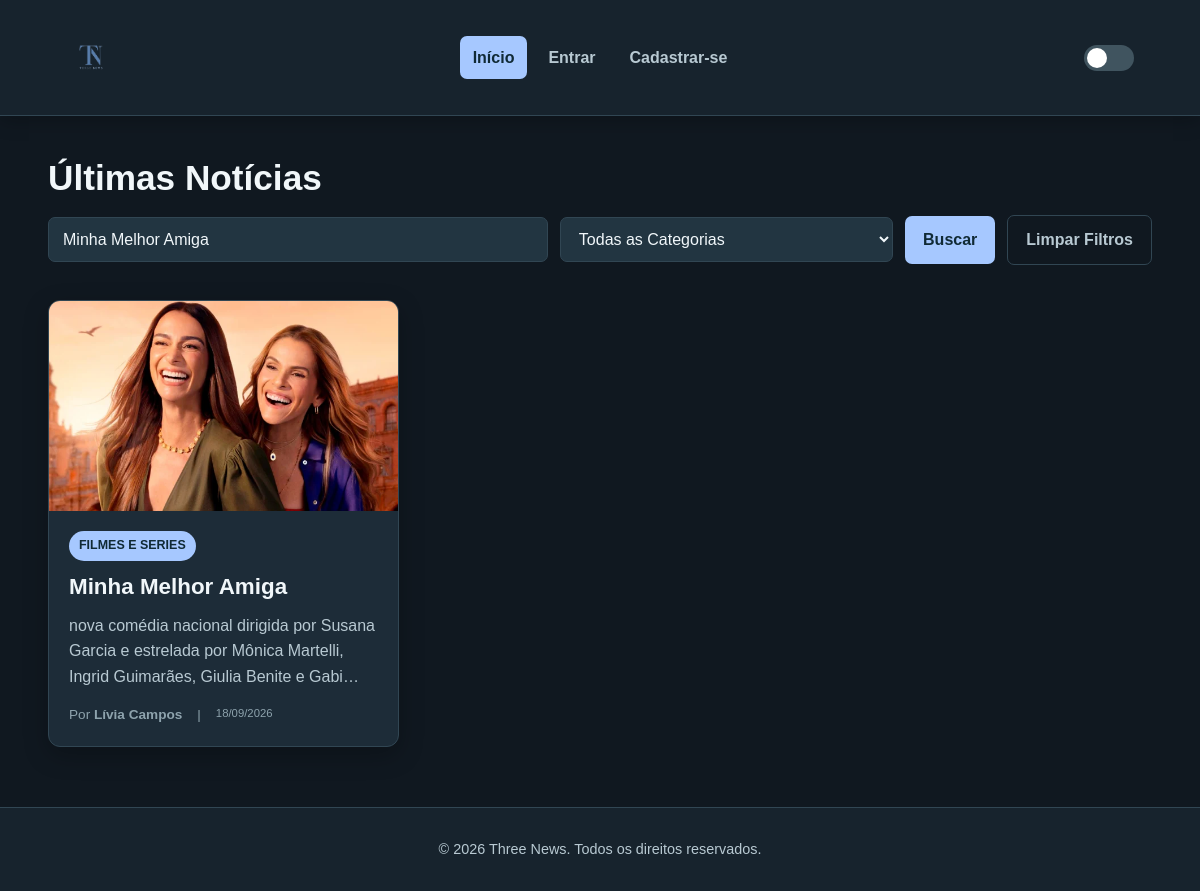
/index.php?busca=Minha Melhor Amiga, run on the app's committed database.
### tables this page shows
CREATE TABLE `noticias` (
  `id_noticia` int NOT NULL,
  `titulo` varchar(255) NOT NULL,
  `resumo` varchar(500) DEFAULT NULL,
  `conteudo` mediumtext NOT NULL,
  `imagem` varchar(255) DEFAULT NULL,
  `categoria` varchar(100) NOT NULL,
  `autor` varchar(100) NOT NULL,
  `data_publicacao` datetime DEFAULT CURRENT_TIMESTAMP
);

### index.php (the view, shortened to what this page needs)
<?php
include("src/php/conexao.php");
$busca = trim($_GET['busca'] ?? '');
$categoria = trim($_GET['categoria'] ?? '');
$sql = "SELECT id_noticia, titulo, resumo, imagem, categoria, autor, data_publicacao FROM noticias WHERE 1=1";
$params = [];
$types = "";
if (!empty($busca)) {
    $sql .= " AND (titulo LIKE ? OR resumo LIKE ? OR conteudo LIKE ?)";
    $term = "%" . $busca . "%";
    $params[] = $term;
    $params[] = $term;
    $params[] = $term;
    $types .= "sss";
}
$sql .= " ORDER BY data_publicacao DESC";
$stmt = $conexao->prepare($sql);
if (!empty($types)) {
    $stmt->bind_param($types, ...$params);
}
$stmt->execute();
$resultado = $stmt->get_result();
?>
<!DOCTYPE html>
<html lang="pt-BR">
<head>
    <link rel="stylesheet" href="src/assets/css/style.css">
</head>
<body>
    <?php include('src/php/header.php'); ?>
    <main class="container">
        <section class="filtro-busca-container">
            <h1>Últimas Notícias</h1>
            <form action="index.php" method="GET" class="form-busca">
                <input type="text" name="busca" value="<?= htmlspecialchars($busca) ?>" placeholder="Pesquisar notícias...">
                <select name="categoria" onchange="this.form.submit()">
                    <option value="">Todas as Categorias</option>
                </select>
                <button type="submit" class="botao">Buscar</button>
                <?php if (!empty($busca) || !empty($categoria)): ?>
                    <a href="index.php" class="btn-limpar">Limpar Filtros</a>
                <?php endif; ?>
            </form>
        </section>
        <section class="grid-noticias">
            <?php if ($resultado->num_rows > 0): ?>
                <?php while ($noticia = $resultado->fetch_assoc()): ?>
                    <article class="card-noticia card">
                        <?php if (!empty($noticia['imagem'])): ?>
                            <div class="capa-noticia">
                                <a href="src/pages/noticia.php?id=<?= $noticia['id_noticia'] ?>">
                                    <img src="<?= './src/' . htmlspecialchars($noticia['imagem']) ?>" alt="<?= htmlspecialchars($noticia['titulo']) ?>">
                                </a>
                            </div>
                        <?php endif; ?>
                        <div class="conteudo-card">
                            <span class="genero-tag"><?= htmlspecialchars($noticia['categoria']) ?></span>
                            <h2>
                                <a href="src/pages/noticia.php?id=<?= $noticia['id_noticia'] ?>">
                                    <?= htmlspecialchars($noticia['titulo']) ?>
                                </a>
                            </h2>
                            <?php if (!empty($noticia['resumo'])): ?>
                                <p class="resumo"><?= htmlspecialchars($noticia['resumo']) ?></p>
                            <?php endif; ?>
                            <div class="noticia-meta">
                                <span>Por <strong><?= htmlspecialchars($noticia['autor']) ?></strong></span> |
                                <small><?= date('d/m/Y', strtotime($noticia['data_publicacao'])) ?></small>
                            </div>
                        </div>
                    </article>
                <?php endwhile; ?>
            <?php else: ?>
                <p class="descricao">Nenhuma notícia encontrada com os filtros selecionados.</p>
            <?php endif; ?>
        </section>
    </main>
    <?php
    include('src/php/footer.php');
    ?>
</body>
</html>

### src/assets/css/style.css (style rules this page uses)
:root { --azul-principal: #a6c8ff; --azul-claro: #90e0fd; --azul-muito-claro: #a5e7fc; --azul-escuro: #267b9d; --azul-hover: #4eb3d8; --fundo: #101820; --fundo-secundario: #17232d; --fundo-card: #1d2c38; --fundo-input: #223541; --texto: #f1f7fa; --texto-secundario: #b8c9d2; --texto-fraco: #8ea3ad; --borda: #314653; --sombra: rgba(0, 0, 0, 0.25); --sucesso: #4caf78; --sucesso-fundo: #173a2a; --erro: #e57373; --erro-fundo: #421f23; --alerta: #f2c66d; --alerta-fundo: #40351c; --branco: #ffffff; --preto: #000000; --raio: 12px; --raio-pequeno: 7px; --transicao: 0.3s ease; }
* { margin: 0; padding: 0; box-sizing: border-box; }
html { scroll-behavior: smooth; }
body { font-family: Arial, Helvetica, sans-serif; background-color: var(--fundo); color: var(--texto); min-height: 100vh; line-height: 1.6; transition: background-color var(--transicao), color var(--transicao); }
img { max-width: 100%; display: block; }
a { color: inherit; text-decoration: none; }
button, input, textarea, select { font: inherit; }
button { cursor: pointer; }
.container { width: min(1200px, 92%); margin: 40px auto; }
main.container { min-height: calc(100vh - 220px); }
h1, h2, h3, h4 { line-height: 1.25; color: var(--texto); }
h1 { font-size: 2.2rem; margin-bottom: 15px; }
h2 { font-size: 1.4rem; }
.botao, .btn-salvar, .btn-voltar, .btn-acao, .botao-perigo, .btn-limpar { border: none; border-radius: var(--raio-pequeno); padding: 11px 18px; font-weight: 700; transition: transform 0.2s ease, background-color var(--transicao), color var(--transicao); }
.botao, .btn-salvar { background-color: var(--azul-principal); color: #102a35; }
.btn-limpar { background-color: transparent; color: var(--texto-secundario); border: 1px solid var(--borda); }
.campo input, .campo textarea, .campo select, .form-busca input, .form-busca select { width: 100%; padding: 12px 14px; background-color: var(--fundo-input); color: var(--texto); border: 1px solid var(--borda); border-radius: var(--raio-pequeno); outline: none; transition: border-color var(--transicao), box-shadow var(--transicao), background-color var(--transicao); }
.campo input::placeholder, .campo textarea::placeholder, .form-busca input::placeholder { color: var(--texto-fraco); }
.filtro-busca-container { margin-bottom: 35px; }
.form-busca { display: grid; grid-template-columns: 1.5fr 1fr auto auto; gap: 12px; align-items: center; }
.form-busca input, .form-busca select { height: 45px; }
.grid-noticias { display: grid; grid-template-columns: repeat(3, 1fr); gap: 25px; }
.card { background-color: var(--fundo-card); border: 1px solid var(--borda); border-radius: var(--raio); box-shadow: 0 8px 25px var(--sombra); transition: transform var(--transicao), box-shadow var(--transicao), border-color var(--transicao), background-color var(--transicao); }
.card-noticia { overflow: hidden; }
.capa-noticia { width: 100%; height: 210px; overflow: hidden; background-color: var(--fundo-input); }
.capa-noticia img { width: 100%; height: 100%; object-fit: cover; transition: transform 0.5s ease; }
.conteudo-card { padding: 20px; }
.conteudo-card h2 { margin: 12px 0; }
.resumo { color: var(--texto-secundario); margin-bottom: 15px; -webkit-line-clamp: 3; line-clamp: 3; -webkit-box-orient: vertical; display: -webkit-box; overflow: hidden; }
.genero-tag, .tag-nivel { display: inline-block; padding: 5px 10px; border-radius: 50px; background-color: var(--azul-principal); color: #102a35; font-size: 0.78rem; font-weight: 800; text-transform: uppercase; }
.noticia-meta { display: flex; flex-wrap: wrap; gap: 8px 15px; margin-top: 15px; color: var(--texto-fraco); font-size: 0.85rem; }

### data on the page
noticias: imagem (picture), categoria "FILMES E SERIES", titulo "Minha Melhor Amiga", resumo "nova comédia nacional dirigida por Susana Garcia e estrelada por Mônica Martelli, Ingrid Guimarães, Giulia Benite e…", autor "Lívia Campos", data_publicacao "18/09/2026"
